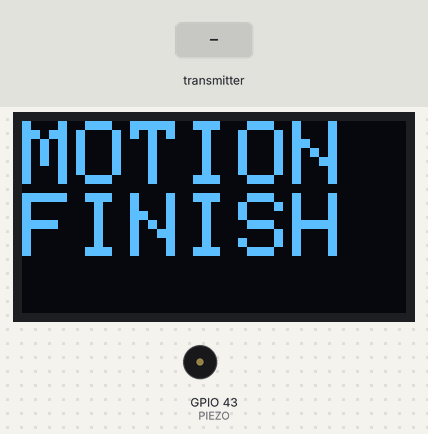
A sketch run on a simulated ESP32. Parts: 128×64 one-colour display, buzzer (waves = sounding, pin HIGH). The test bench sets the inputs (shaded band). What the sketch prints to the serial monitor is not drawn.

Above: at 1.2 s.
1.3 s: the transmitter starts sending signal = 0
At 1.38 s:
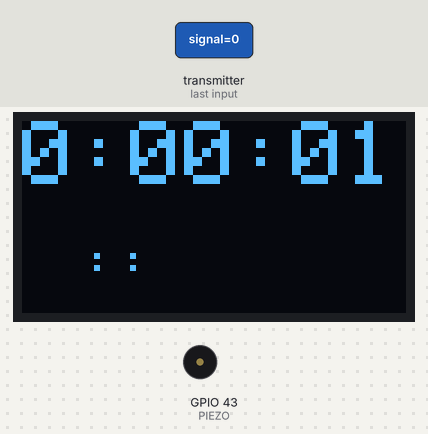
At 1.76 s:
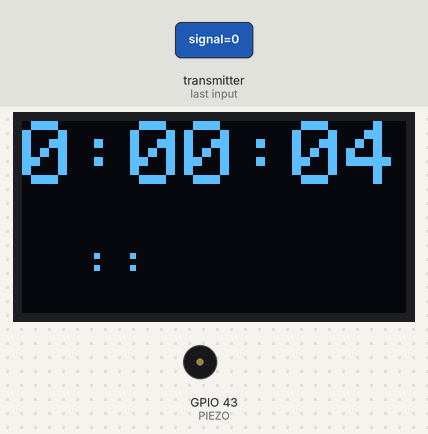
Timing chart, 0 to 4.3 s (numbered marks = the images above; inputs shaded):
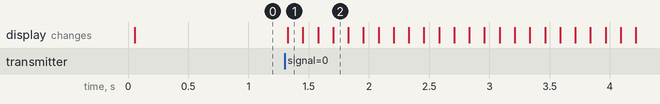

Measured:
- after the input at 1.3 s, the display: changes at once (image 1)

The sketch:

modulB.ino
```cpp
#include <ESP8266WiFi.h>
#include <espnow.h>
#include <SPI.h>
#include <Wire.h>
#include <Adafruit_GFX.h>
#include <Adafruit_SSD1306.h>

#define SCREEN_WIDTH 128
#define SCREEN_HEIGHT 64

#define OLED_MOSI   13
#define OLED_CLK   14
#define OLED_DC    5
#define OLED_CS    15
#define OLED_RESET 4

    // OLED CODE SETUP:
// gir oss et Display objekt med riktige rammer, som heter display.
Adafruit_SSD1306 display(SCREEN_WIDTH, SCREEN_HEIGHT, &SPI, OLED_DC, OLED_RESET, OLED_CS);
unsigned long minTeller;
unsigned long sekTeller;
unsigned long milTeller;
unsigned long elapsedTime;
String minString;
String sekString;
String milString;
String tellerString;
unsigned long forrigeTime = 0;
String forrigeString = "";


    // PIR CODE SETUP:
int inputPin = D4; // velg pin for PIR
int pirState = LOW; // vi starter, og antar at motion ikke er merket
int val = 0; // variabel for  å lese pin status
    // PIEZO CODE SETUP:
int c = 523; // frekvens for noten C
int g = 415; // frekvens for noten G#
int a = 466; // frekvens for noten A#


    // P2P COMMUNICATION SETUP:
// MAC Addresse til receiver
  uint8_t broadcastAddress[] = {0xE0, 0x98, 0x06, 0x05, 0xED, 0xC6};
//E0:98:06:05:ED:C6 = Boardet MED flekk på siden
//10:52:1C:E5:51:9F = Boardet UTEN flekk på siden

typedef struct structMessage {
  int signal;
};

structMessage myData;
bool startSignal = false; // start signal for opptelling

// Callback when data is received
void OnDataRecv(uint8_t * mac, uint8_t *incomingData, uint8_t len) {
  memcpy(&myData, incomingData, sizeof(myData));
  Serial.print("Bytes received: ");
  Serial.print(len);
  Serial.print(myData.signal);
  Serial.print(" === START TIMER  ");

  // lagrer forrigeString som den forrige elapsedTime strenger:
  forrigeString = minString + ":" + sekString + ":" + milString;
  forrigeTime = elapsedTime; // tar vare på forrige elapsedTime
  elapsedTime = 0; // restarter timer
  startSignal = true; // starter opptelling
}


void oledSetup() {
  // SSD1306_SWITCHCAPVCC = generate display voltage from 3.3V internally
  if(!display.begin(SSD1306_SWITCHCAPVCC)) {
    Serial.println(F("SSD1306 allocation failed"));
    for(;;); // Don't proceed, loop forever
  }
  display.clearDisplay(); // fjenrer det som var på skjermen før.
  display.setTextColor(WHITE); // vi må definere textfargen
  display.setTextSize(3);

  display.print("MOTION ");
  display.print("FINISH");
  display.display(); // oppdater skjermen med det vi definerete over.
}


void pirSetup() {
  pinMode(inputPin, INPUT);
}

void pirLoop() {
  val = digitalRead(inputPin);
  if (val == HIGH) {
    // MENS MOTION ER MERKET
    Serial.println("Motion detected!");
    startSignal = false; // stopper timeren
    piezoBuzz(); // bestemmer hvilken lyd vi vil spille av
  }
  else {
    pirState = LOW;
  }
}

void piezoBuzz() {
  if (elapsedTime < forrigeTime) {
    tone(D6, c);
    delay(50);
    noTone(D6);
    delay(50);

    tone(D6, c);
    delay(50);
    noTone(D6);
    delay(50);

    tone(D6, c);
    delay(50);
    noTone(D6);
    delay(50);

    tone(D6, c);
    delay(250);
    noTone(D6);
    delay(50);

    tone(D6, g);
    delay(300);

    tone(D6, a);
    delay(300);

    tone(D6, c);
    delay(100);
    noTone(D6);
    delay(100);

    tone(D6, a);
    delay(100);

    tone(D6, c);
    delay(300);
    noTone(D6);
  } else {
    tone(D6, 440);
    delay(1000);
    noTone(D6);
  }
}


void startLoop() {
  display.clearDisplay(); // fjern alt innhold fra forrige loop. Skjermen er nå svart
  display.setCursor(0, 0); // Velger hvor vi starter å skrive i kordinat systemet,
  // standard er 0, 0. Om vi ikke definerer dette hver loop, vil teksten
  // "forstette å skrive" fra der forrige tekst avsluttet.
  // i arduino kan vi ikke konkatinere, dermed skriver vi uten linjeskift.

  oppdaterTeller(); // setter nye verdier for timer variablene

  display.setTextSize(3);
  display.print(tellerString);
  display.setCursor(20,40);
  display.setTextSize(2);
  display.println(forrigeString);
  display.display(); // oppdater skjermen med det vi definerete over.
  delay(100); // venter 1 millisekund.
}

void oppdaterTeller() {
  elapsedTime += 100;  // øk total tid med 100 millisekunder
  unsigned long minTeller = (elapsedTime / 60000) % 60;
  unsigned long sekTeller = (elapsedTime / 1000) % 60;
  unsigned long milTeller = elapsedTime % 1000;

  minString = String(minTeller);
  sekString = (sekTeller < 10) ? "0" + String(sekTeller) : String(sekTeller);
  milString = "0" + String(milTeller / 100);
  tellerString = minString + ":" + sekString + ":" + milString;
}


void wifiSetup() {
  // Set device as a Wi-Fi Station
  WiFi.mode(WIFI_STA);

  // Init ESP-NOW
  if (esp_now_init() != 0) {
    Serial.println("Error initializing ESP-NOW");
    return;
  }
  // Set ESP-NOW Role
  esp_now_set_self_role(ESP_NOW_ROLE_CONTROLLER);
  // Register peer
  esp_now_add_peer(broadcastAddress, ESP_NOW_ROLE_COMBO, 1, NULL, 0);
  // Register for a callback function that will be called when data is received
  esp_now_register_recv_cb(OnDataRecv);
}


void setup() {
  Serial.begin(9600);
  pirSetup();
  wifiSetup();
  oledSetup();
  pinMode(D6, OUTPUT);  //PIEZO
}

void loop() {
  pirLoop();
  if (startSignal) {
    startLoop();
  }
}
```
